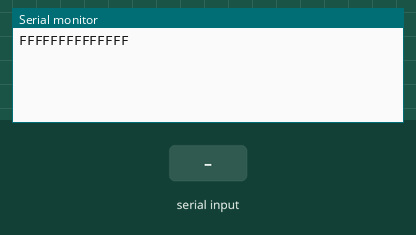
Bench run of a sketch on a simulated ESP32. Parts: the last lines printed to the serial monitor. The inputs (shaded band) are chosen by the test bench.

Above: at 1.7 s.
1.8 s: "1" received over the second serial link
At 3.8 s:
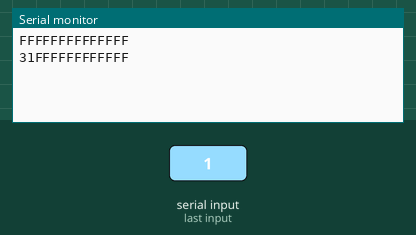
4.5 s: "0" received over the second serial link
At 6.1 s:
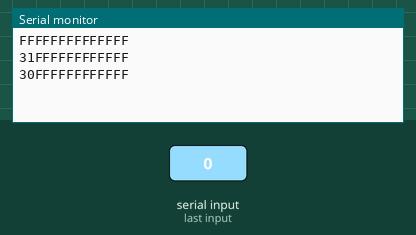
9.0 s: "2" received over the second serial link
At 10.8 s:
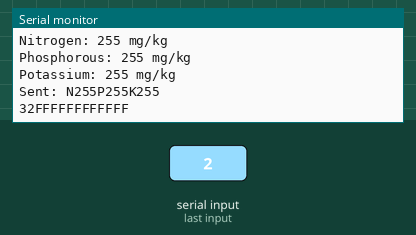

Measured:
- after the input at 1.8 s, the serial monitor: prints a new line after 1.2 s (image 1)
- after the input at 4.5 s, the serial monitor: prints a new line after 1.0 s (image 2)
- after the input at 9.0 s, the serial monitor: prints a new line after 1.1 s (image 3)

The sketch:

esp32_sensor.ino
```cpp
#include <SoftwareSerial.h>
#include <Wire.h>

#define RE 18  //output pin
#define DE 19  //output pin

#define DISPLAYTX 26
#define DISPLATRX 27

//const byte code[]= {0x01, 0x03, 0x00, 0x1e, 0x00, 0x03, 0x34, 0x0D};
const byte nitro[] = {0x01, 0x03, 0x00, 0x1e, 0x00, 0x01, 0xe4, 0x0c};
const byte phos[] = {0x01, 0x03, 0x00, 0x1f, 0x00, 0x01, 0xb5, 0xcc};
const byte pota[] = {0x01, 0x03, 0x00, 0x20, 0x00, 0x01, 0x85, 0xc0};

// A variable used to store NPK values
byte values[11];

// Sets up a new SoftwareSerial object
// name(rx, tx)
SoftwareSerial npkSerial(5, 17);

HardwareSerial displaySerial(2);

void setup() {
  // Set the baud rate for the Serial port
  Serial.begin(9600);

  // Set the baud rate for the SerialSoftware object
  npkSerial.begin(9600);
  displaySerial.begin(9600, SERIAL_8N1, DISPLATRX, DISPLAYTX);

  // Define pin modes for RE and DE
  pinMode(RE, OUTPUT);
  pinMode(DE, OUTPUT);

  delay(500);
}

void loop() {
  // Read values
  byte val1,val2,val3;

  val2 = phosphorous();
  delay(2500);
  val3 = potassium();
  delay(2500);
  val1 = nitrogen();
  delay(2500);

  // Print values to the serial monitor
  Serial.print("Nitrogen: ");
  Serial.print(val1);
  Serial.println(" mg/kg");
  Serial.print("Phosphorous: ");
  Serial.print(val2);
  Serial.println(" mg/kg");
  Serial.print("Potassium: ");
  Serial.print(val3);
  Serial.println(" mg/kg");

  String sendToDisplay = "N" + String(val1) + "P" + String(val2) + "K" + String(val3) + "";
  displaySerial.println(sendToDisplay);
  Serial.println("Sent: " + sendToDisplay);

  delay(2000);
}

byte nitrogen(){
  digitalWrite(DE,HIGH);
  digitalWrite(RE,HIGH);
  delay(10);
  if(npkSerial.write(nitro,sizeof(nitro))==8){
    digitalWrite(DE,LOW);
    digitalWrite(RE,LOW);
    for(byte i=0;i<7;i++){
    //Serial.print(npkSerial.read(),HEX);
    values[i] = npkSerial.read();
    Serial.print(values[i],HEX);
    }
    Serial.println();
  }
  return values[4];
}

byte phosphorous(){
  digitalWrite(DE,HIGH);
  digitalWrite(RE,HIGH);
  delay(10);
  if(npkSerial.write(phos,sizeof(phos))==8){
    digitalWrite(DE,LOW);
    digitalWrite(RE,LOW);
    for(byte i=0;i<7;i++){
    //Serial.print(npkSerial.read(),HEX);
    values[i] = npkSerial.read();
    Serial.print(values[i],HEX);
    }
    Serial.println();
  }
  return values[4];
}

byte potassium(){
  digitalWrite(DE,HIGH);
  digitalWrite(RE,HIGH);
  delay(10);
  if(npkSerial.write(pota,sizeof(pota))==8){
    digitalWrite(DE,LOW);
    digitalWrite(RE,LOW);
    for(byte i=0;i<7;i++){
    //Serial.print(npkSerial.read(),HEX);
    values[i] = npkSerial.read();
    Serial.print(values[i],HEX);
    }
    Serial.println();
  }
  return values[4];
}
```
